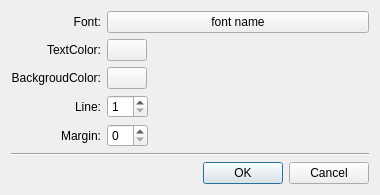
<?xml version="1.0" encoding="UTF-8"?>
<ui version="4.0">
 <class>Dialog</class>
 <widget class="QDialog" name="Dialog">
  <property name="geometry">
   <rect>
    <x>0</x>
    <y>0</y>
    <width>380</width>
    <height>510</height>
   </rect>
  </property>
  <property name="windowTitle">
   <string>PreferencesDialog</string>
  </property>
  <property name="sizeGripEnabled">
   <bool>false</bool>
  </property>
  <layout class="QVBoxLayout" name="verticalLayout" stretch="0,0,1">
   <property name="spacing">
    <number>6</number>
   </property>
   <property name="sizeConstraint">
    <enum>QLayout::SetMinAndMaxSize</enum>
   </property>
   <item>
    <layout class="QGridLayout" name="gridLayout">
     <item row="4" column="1">
      <layout class="QHBoxLayout" name="horizontalLayout">
       <item>
        <widget class="QSpinBox" name="LineSpinBox">
         <property name="minimum">
          <number>1</number>
         </property>
        </widget>
       </item>
       <item>
        <spacer name="horizontalSpacer">
         <property name="orientation">
          <enum>Qt::Horizontal</enum>
         </property>
         <property name="sizeHint" stdset="0">
          <size>
           <width>40</width>
           <height>20</height>
          </size>
         </property>
        </spacer>
       </item>
      </layout>
     </item>
     <item row="0" column="0">
      <widget class="QLabel" name="label">
       <property name="text">
        <string>Font:</string>
       </property>
       <property name="alignment">
        <set>Qt::AlignRight|Qt::AlignTrailing|Qt::AlignVCenter</set>
       </property>
      </widget>
     </item>
     <item row="4" column="0">
      <widget class="QLabel" name="label_4">
       <property name="text">
        <string>Line:</string>
       </property>
       <property name="alignment">
        <set>Qt::AlignRight|Qt::AlignTrailing|Qt::AlignVCenter</set>
       </property>
      </widget>
     </item>
     <item row="3" column="0">
      <widget class="QLabel" name="label_2">
       <property name="text">
        <string>BackgroudColor:</string>
       </property>
       <property name="alignment">
        <set>Qt::AlignRight|Qt::AlignTrailing|Qt::AlignVCenter</set>
       </property>
      </widget>
     </item>
     <item row="0" column="1">
      <widget class="QPushButton" name="FontButton">
       <property name="text">
        <string>font name</string>
       </property>
      </widget>
     </item>
     <item row="2" column="0">
      <widget class="QLabel" name="label_3">
       <property name="text">
        <string>TextColor:</string>
       </property>
       <property name="alignment">
        <set>Qt::AlignRight|Qt::AlignTrailing|Qt::AlignVCenter</set>
       </property>
      </widget>
     </item>
     <item row="2" column="1">
      <layout class="QHBoxLayout" name="horizontalLayout_2">
       <item>
        <widget class="QPushButton" name="TextColorButton">
         <property name="text">
          <string/>
         </property>
        </widget>
       </item>
       <item>
        <spacer name="horizontalSpacer_2">
         <property name="orientation">
          <enum>Qt::Horizontal</enum>
         </property>
         <property name="sizeHint" stdset="0">
          <size>
           <width>40</width>
           <height>20</height>
          </size>
         </property>
        </spacer>
       </item>
      </layout>
     </item>
     <item row="3" column="1">
      <layout class="QHBoxLayout" name="horizontalLayout_3">
       <item>
        <widget class="QPushButton" name="BackgroundButton">
         <property name="text">
          <string/>
         </property>
        </widget>
       </item>
       <item>
        <spacer name="horizontalSpacer_3">
         <property name="orientation">
          <enum>Qt::Horizontal</enum>
         </property>
         <property name="sizeHint" stdset="0">
          <size>
           <width>40</width>
           <height>20</height>
          </size>
         </property>
        </spacer>
       </item>
      </layout>
     </item>
     <item row="5" column="0">
      <widget class="QLabel" name="label_5">
       <property name="layoutDirection">
        <enum>Qt::LeftToRight</enum>
       </property>
       <property name="text">
        <string>Margin:</string>
       </property>
       <property name="alignment">
        <set>Qt::AlignRight|Qt::AlignTrailing|Qt::AlignVCenter</set>
       </property>
      </widget>
     </item>
     <item row="5" column="1">
      <layout class="QHBoxLayout" name="horizontalLayout_4">
       <item>
        <widget class="QSpinBox" name="MarginSpinBox"/>
       </item>
       <item>
        <spacer name="horizontalSpacer_4">
         <property name="orientation">
          <enum>Qt::Horizontal</enum>
         </property>
         <property name="sizeHint" stdset="0">
          <size>
           <width>40</width>
           <height>20</height>
          </size>
         </property>
        </spacer>
       </item>
      </layout>
     </item>
    </layout>
   </item>
   <item>
    <widget class="Line" name="line">
     <property name="orientation">
      <enum>Qt::Horizontal</enum>
     </property>
    </widget>
   </item>
   <item>
    <widget class="QDialogButtonBox" name="buttonBox">
     <property name="standardButtons">
      <set>QDialogButtonBox::Cancel|QDialogButtonBox::Ok</set>
     </property>
    </widget>
   </item>
  </layout>
 </widget>
 <tabstops>
  <tabstop>FontButton</tabstop>
  <tabstop>TextColorButton</tabstop>
  <tabstop>BackgroundButton</tabstop>
  <tabstop>LineSpinBox</tabstop>
  <tabstop>MarginSpinBox</tabstop>
 </tabstops>
 <resources/>
 <connections/>
</ui>
